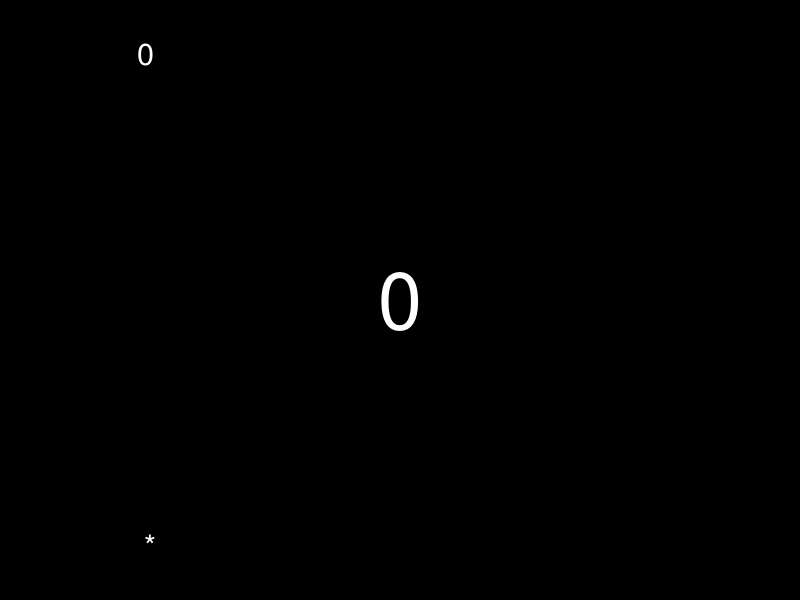
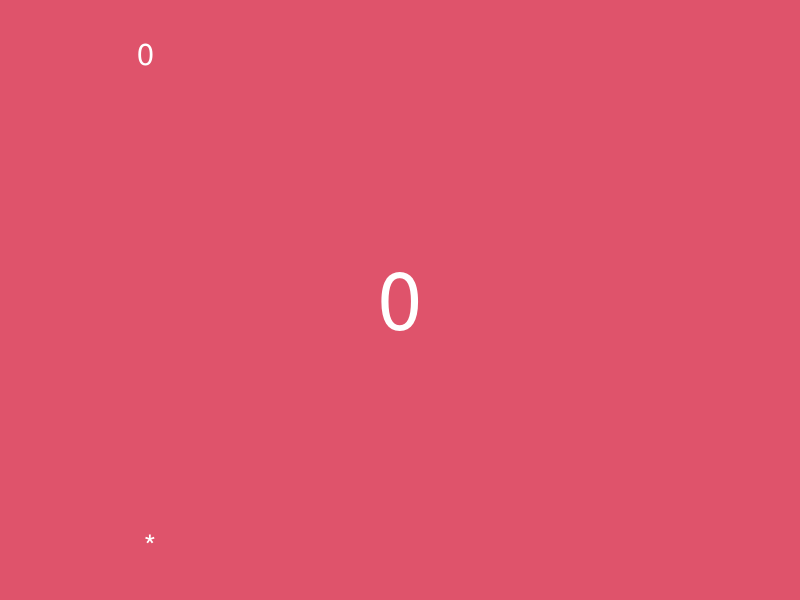
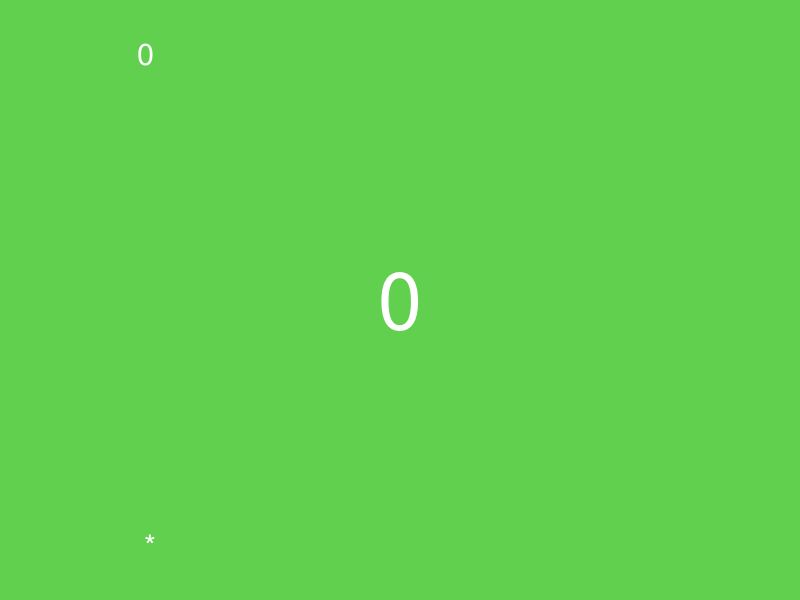
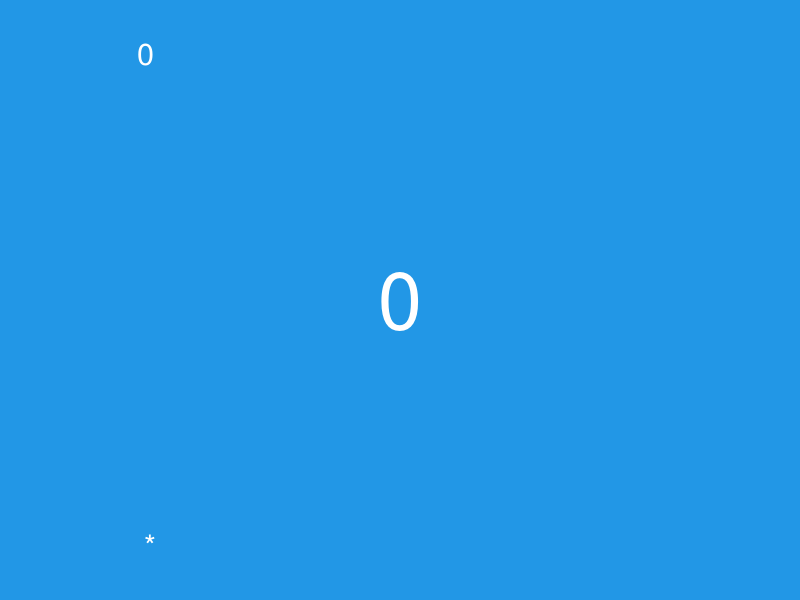
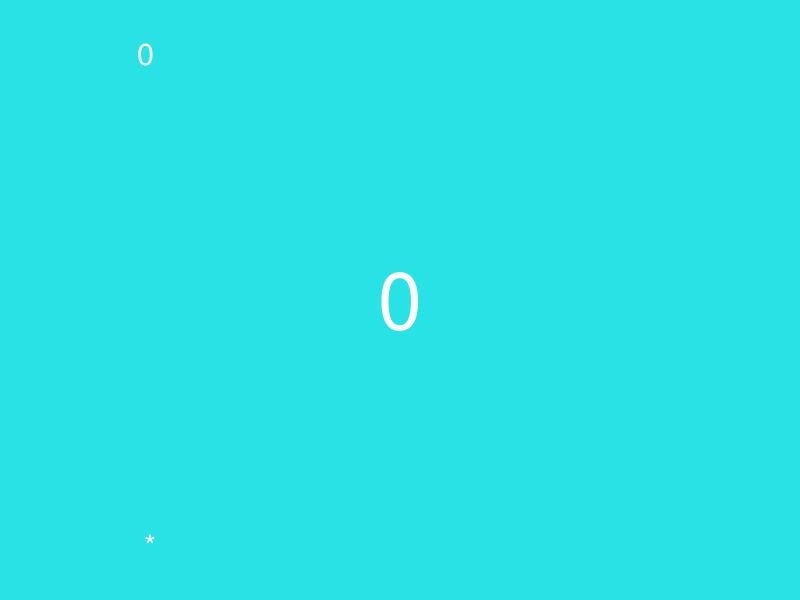
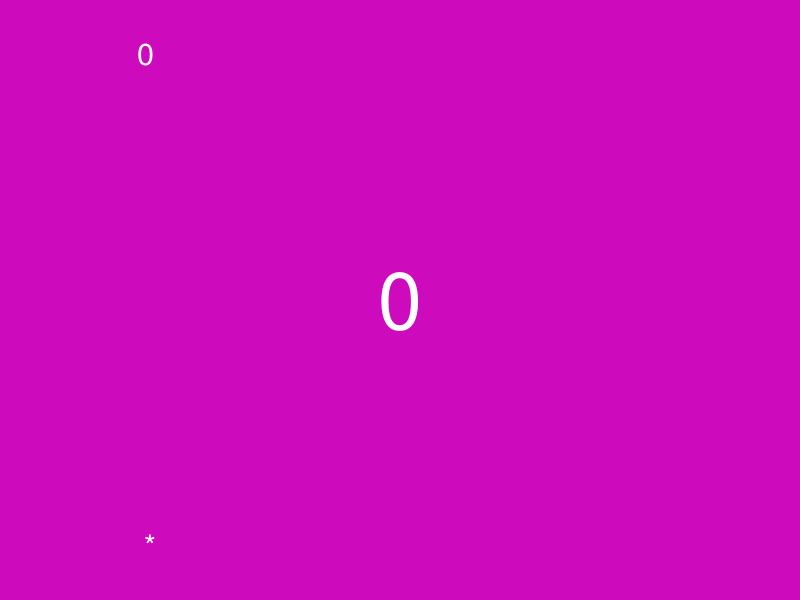
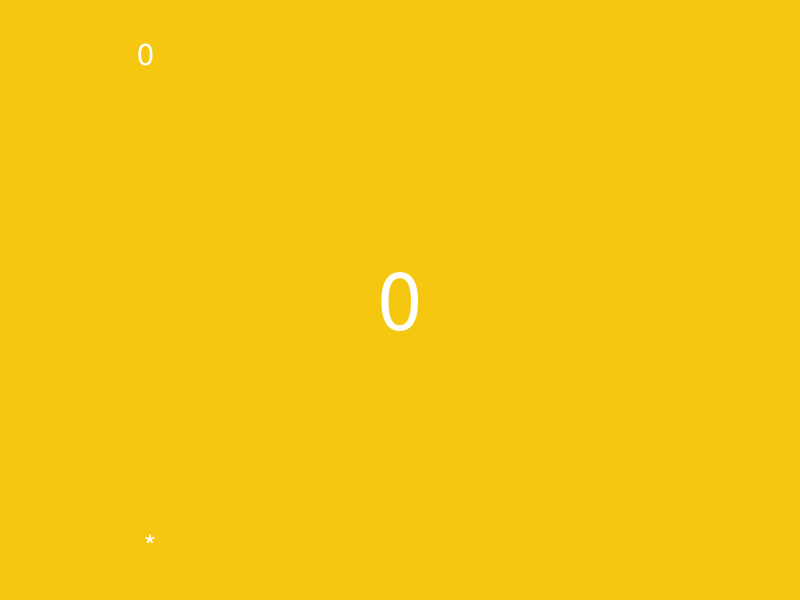
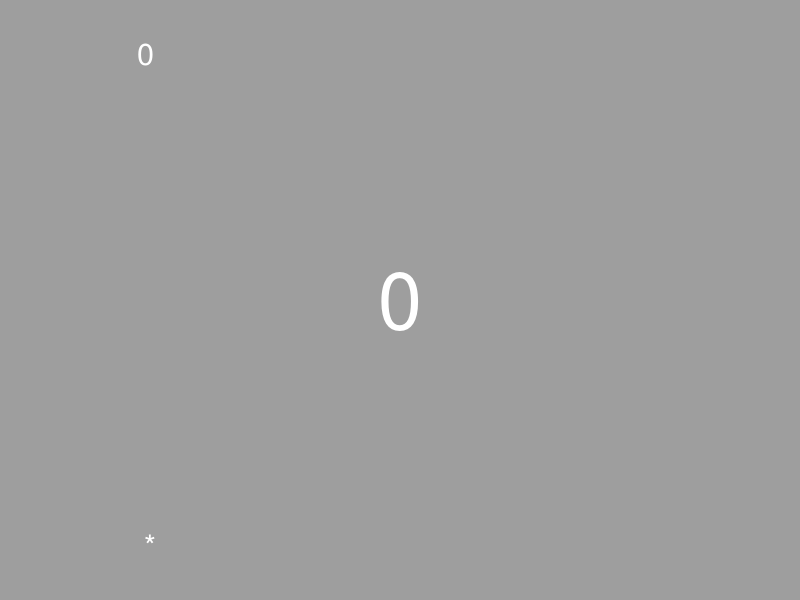

Reproduce these figures in R, in order. (Note: this script raises an error after producing the figures.)
library(ggplot2)
library(tibble)
library(dplyr)
library(purrr)
library(glue)
library(tidyr)
library(readr)


voodoo_template <- function(rank, suit) {
  
  icon <- case_when(
    rank == "0" ~ "*",
    rank %in% c("5", "7") ~ "x2",
    TRUE ~ ""
  )
  
  text_col <- as.numeric(suit %in% c('yellow', 'green'))
  
  tribble(
    ~x, ~y, ~text, ~text_col, ~text_size, ~just,
    0.15, 0.05, icon, text_col, 3, 'center',
    0.15, 0.95, rank, text_col, 3, 'center',
    0.5, 0.5, rank, text_col, 20, 'center'
  )

}

generic_template <- function(rank, suit) {
  
  icon <- ''
  
  tribble(
    ~x, ~y, ~text, ~text_size, ~just,
    0.15, 0.05, icon, 3, 'center',
    0.15, 0.95, rank, 3, 'center',
    0.5, 0.5, rank, 20, 'center'
  )
  
}

texas_template <- function(rank, suit) {
  
  icon <- 10*(suit-1) + 12 - suit
  icon <- if_else(suit == 1, icon - 1, icon)
  
  tribble(
    ~x, ~y, ~text, ~text_size, ~just,
    0.15, 0.05, icon, 1, 'center',
    0.15, 0.95, rank, 3, 'center',
    0.5, 0.5, rank, 20, 'center'
  )
  
}



make_card <- function(rank, suit, template, dir, card_width = 1.03, card_height = 1.6, ...) {
  
  fill_cols <- c('black', 'red', 'orange', 'yellow', 'green', 'blue', 'purple', 'white')
  names(fill_cols) <- 1:8
  
  text_col <- if_else(fill_cols[suit] %in% c('black', 'red', 'blue', 'purple'), 'white', 'black')  
  
  template(rank, suit) %>%
    ggplot(aes(x = x, y = y)) +
    geom_text(aes(label = text, size = text_size, hjust = just), colour = text_col) +
    guides(size = F, colour = F) +
    scale_size_area(max_size = 20) +
    scale_colour_manual(values = c('0' = 'white', '1' = 'black')) +
    scale_x_continuous(limits = c(0,1)) +
    scale_y_continuous(limits = c(0,1)) +
    theme_void() +
    theme(plot.background = element_rect(fill = fill_cols[suit], colour = fill_cols[suit]))
  
  ggsave(glue('{dir}/card_{rank}_{suit}.png'), width = card_width, height = card_height, units = 'in', dpi = 100)
  
  
}

#obsolete
make_card <- function(rank, suit, ...) {

  icon <- case_when(
    rank == "0" ~ " *",
    rank %in% c("5", "7") ~ "x2",
    TRUE ~ ""
  )
  
  textcol <- ifelse(suit %in% c('yellow', 'green'), 'black', 'white')
  
  layout <- tibble(x = c(0.15,0.15,0.5), 
                   y = c(0.05,0.95,0.5), 
                   text = c(icon, rank, rank),
                   fontsize = c(3,3,20),
                   just = c('center', 'center', 'center'))
  
  card <- layout %>%
    ggplot(aes(x = x, y = y)) +
    geom_text(aes(label = text, size = fontsize, hjust = just), colour = textcol) +
    guides(size = F, colour = F) +
    scale_size_area(max_size = 20) +
    scale_colour_manual(values=c(textcol)) +
    scale_x_continuous(limits = c(0,1)) +
    scale_y_continuous(limits = c(0,1)) +
    theme_void() +
    theme(plot.background = element_rect(fill = suit, colour = suit))
  
  ggsave(glue('card_{rank}_{suit}.png'), width = 1.03, height = 1.6, units = 'in', dpi = 100)
}


make_token <- function(rank, suit, label,...) {

  icon <- ""
  
  textcol <- ifelse(suit %in% c('yellow', 'green'), 'black', 'white')
  
  layout <- tibble(x = c(0,0.05,0.5,1,1), 
                   y = c(0.05,0.75,0.5,1,0), 
                   text = c(icon, rank, "","",""),
                   fontsize = c(3,3,20,1,1),
                   just = c('left', 'left', 'center','right','right'))
  
  card <- layout %>%
    ggplot(aes(x = x, y = y)) +
    geom_text(aes(label = text, size = fontsize, hjust = just), colour = textcol) +
    guides(size = F, colour = F) +
    scale_size(range=c(1,20)) +
    scale_colour_manual(values=c(textcol)) +
    theme_void() +
    theme(plot.background = element_rect(fill = suit, colour = suit))
  
  ggsave(glue('crew/token_{label}.png'), width = 1.03, height = 0.5, units = 'in', dpi = 100)
}



voodoo_card_list <- expand_grid(rank = 0:15, suit = c('blue', 'red', 'green', 'yellow', 'black'))

crew_card_list <- expand_grid(rank = 1:9, suit = c('blue', 'red', 'green', 'yellow')) 

crew_card_list <- bind_rows(crew_card_list, expand_grid(rank = 1:4, suit = 'black'))

crew_token_list <- tibble(rank = c(1:5, ">", ">>", ">>>", ">>>>", "\u2126"), 
                          suit = 'black',
                          label = c(1:5, "a", "b", "c", "d", "e"))


generic_card_list <- expand_grid(rank = c(as.character(0:20), ''), suit = 1:8)


pwalk(generic_card_list, make_card, template = generic_template)

generic_card_list %>%
  transmute(label = glue('{rank}_{suit}'), 
         image = glue('https://raw.githubusercontent.com/mcgriffiths/cardgames/master/generic/card_{rank}_{suit}.png')) %>%
  write_csv('generic_cards.csv')

crew_token_list %>%
  transmute(label = glue('token_{label}'), 
            image = glue('https://raw.githubusercontent.com/mcgriffiths/cardgames/master/crew/{label}.png')) %>%
  write_csv('crew_tokens.csv')


yokai_card_list <- expand_grid(rank = 1:7, suit = 1:7) %>% mutate(rank = rank + suit -1)



texas_card_list <- expand_grid(rank = 1:11, suit = 1:8) %>% 
  filter(rank <= (12-suit)) %>%
  mutate(rank = ifelse(suit == 1, rank - 1, rank), 
         rank = 10*(suit-1)+rank) 

texas_card_list %>%
  transmute(label = glue('{rank}_{suit}'), 
            image = glue('https://raw.githubusercontent.com/mcgriffiths/cardgames/master/texas/card_{rank}_{suit}.png')) %>%
  write_csv('texas_cards.csv')
